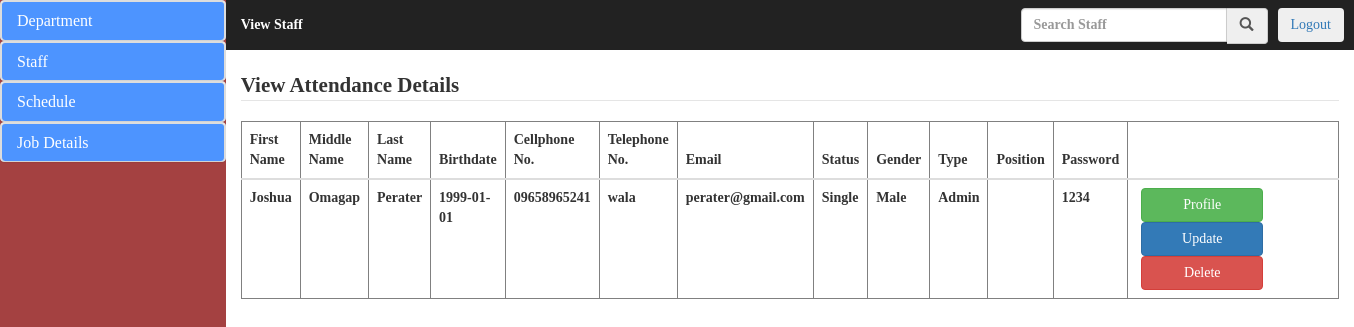
/admin/search_view_staff.php (signed in), run on an earlier commit of the app's database.
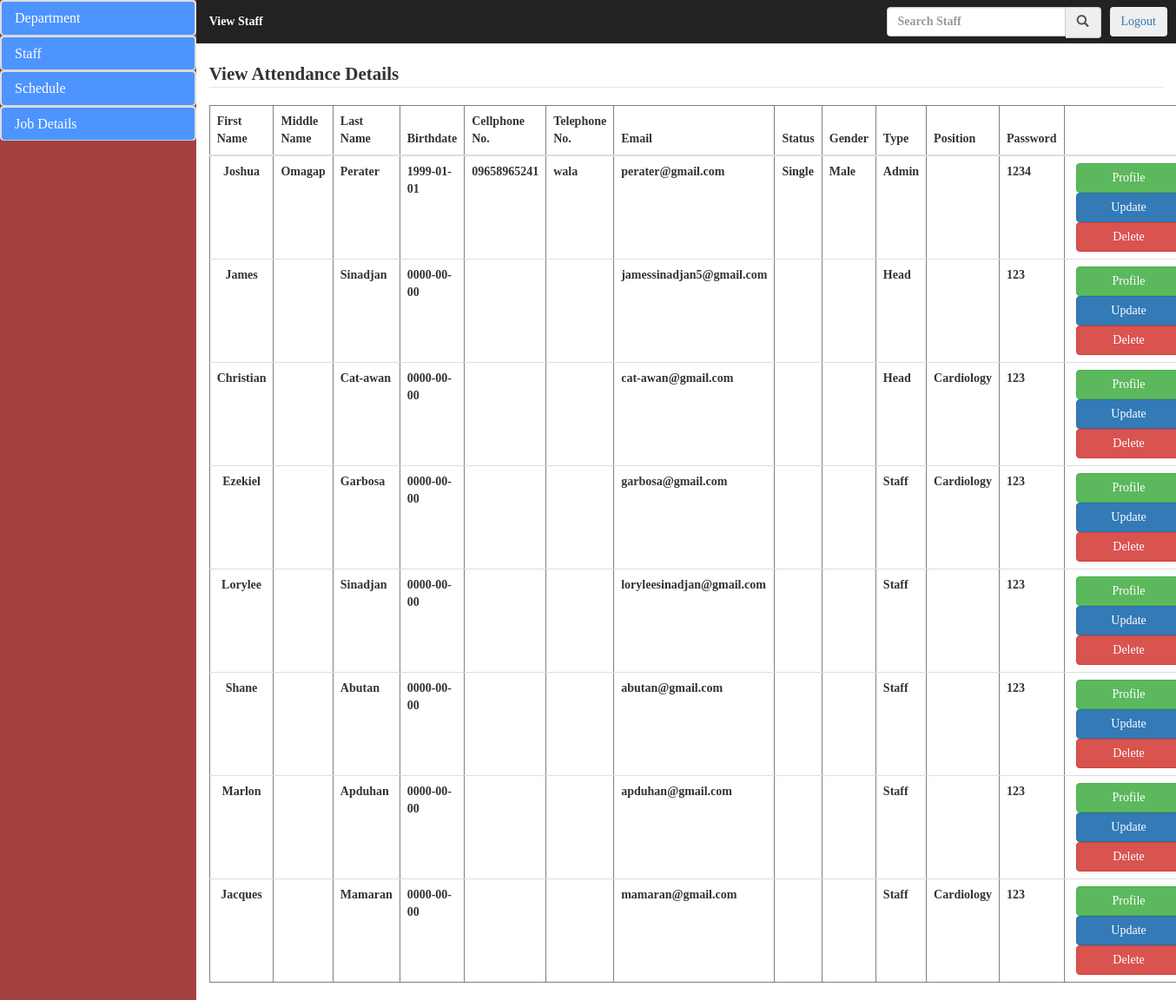
And on a later commit of the database.
### tables this page shows
CREATE TABLE `staff` (
  `staff_id` bigint(20) NOT NULL,
  `fname` varchar(50) NOT NULL,
  `mname` varchar(50) DEFAULT NULL,
  `lname` varchar(50) NOT NULL,
  `birthdate` date NOT NULL,
  `cellnum` varchar(50) NOT NULL,
  `telnum` varchar(50) DEFAULT NULL,
  `email` varchar(50) NOT NULL,
  `status` varchar(50) NOT NULL,
  `gender` varchar(50) NOT NULL,
  `type` varchar(50) NOT NULL,
  `department` varchar(50) NOT NULL,
  `password` varchar(50) NOT NULL
);

### admin/search_view_staff.php (the view, shortened to what this page needs)
<!DOCTYPE html>
<html lang="en">
<head>
	  <link rel="stylesheet" href="bootstrap/css/bootstrap.css">
	 <link rel="stylesheet" href="css/styletry.css">
</head>
<body>
	<div class="col-sm-2 sidebar">
		<div class="panel-group">
								<div class="panel panel-default">
									<div class="panel panel-heading">
										<h4 class="panel-title"><a href="#collapse1" data-toggle="collapse">Department</a></h4>
									</div>
								</div>
							</div>
							<div class="panel-group">
								<div class="panel panel-default">
									<div class="panel panel-heading">
										<h4 class="panel-title"><a href="#collapse2" data-toggle="collapse">Staff</a></h4>
									</div>
								</div>
							</div>
							<div class="panel-group">
								<div class="panel panel-default">
									<div class="panel panel-heading">
										<h4 class="panel-title"><a href="#collapse4" data-toggle="collapse">Schedule</a></h4>
									</div>
								</div>
							</div>
							<div class="panel-group">
								<div class="panel panel-default">
									<div class="panel panel-heading">
										<h4 class="panel-title"><a href="#collapse5" data-toggle="collapse">Job Details</a></h4>
									</div>
								</div>
							</div>
	</div>
	<div class="col-sm-10 content">
		<div class="col-sm-12" style="padding: 0;">
			 <nav class="navbar navbar-inverse">
			 	 <div class="container-fluid" style="padding-left: 0;">
			 	 	<ul class="nav navbar-nav">
			 	 		 <li><a href="#" style="color: white;">View Staff</a></li>
			 	 	</ul>
			 	 	<div class="nav navbar-right nav-btn"><button class="btn"><a href="../user/index.php?logout='1'" style="text-decoration-style: none;">Logout</a></button></div>
			 	 	<ul class="nav navbar-right nav-btn">
				 	 	<div class="input-group">
							<form action="search_view_staff.php">
								 <div class="input-group">
									  <input type="text" class="form-control" placeholder="Search Staff" aria-describedby="basic-addon1" name="search">
									  <span class="input-group-addon" id="basic-addon1" style="padding: 0;"><button class="btn" type="submit" name="send"><i class="glyphicon glyphicon-search"></i></button></span>
								</div>
							</form>
						</div>
					</ul>
			 	 </div>
			 </nav>
		</div>
		<div class="col-sm-12 haha"><legend> View Attendance Details</legend></div>
			 		<div class="col-sm-12">
			 			<?php
								  include_once("connection.php");
								  $sql = "SELECT * FROM staff where fname like '$search%' or mname like '$search%' or lname like '$search%'";
								  $result = mysqli_query($connect,$sql);
								  if(mysqli_num_rows($result) > 0){
									  echo "<table class='table' border='1'>";
									  echo "<thead>
												<tr>
													<th>First Name</th>
													<th>Middle Name</th>
													<th>Last Name</th>
													<th>Birthdate</th>
													<th>Cellphone No.</th>
													<th>Telephone No.</th>
													<th>Email</th>
													<th>Status</th>
													<th>Gender</th>
													<th>Type</th>
													<th>Position</th>
													<th>Password</th>
													<th></th>
												</tr>
											</thead>";
									  echo "<tbody>";
								     while($row = mysqli_fetch_assoc($result)){
									       echo "<tr><td style='text-align:center;'>".
												 $row['fname'].
												"</td><td>".
												$row['mname'].
												"</td><td>".
												$row['lname'].
												"</td><td>".
												$row['birthdate'].
												"</td><td>".
												$row['cellnum'].
												"</td><td>".
												 $row['telnum'].
												"</td><td>".
												 $row['email'].
												"</td><td>".
												$row['status'].
												"</td><td>".
												$row['gender'].
												"</td><td>".
												$row['type'].
												"</td><td>".
												$row['department'].
												"</td><td>".
												$row['password'].
												 "</td>
												 <td>
													<a href='../user/about_me.php?id=".$row['staff_id']."'>
												      <button class='btn btn-success'>Profile</button>
													</a>
												    <a href='Update_staff.php?id=".$row['staff_id']."'>
												      <button class='btn btn-primary'>Update</button>
													</a>
													<a href='action/staff_delete.php?id=".$row['staff_id']."'>
													  <button class='btn btn-danger'>Delete</button>
													</a>
												 </td>
												 </tr>";
									 }
									 echo "</tbody>";
								  }
								?>
					  	</div>
	</div>
</body>
</html>

What changed in the data, as far as the page shows it:
added staff: fname "James", lname "Sinadjan", birthdate "0000-00-00", email "jamessinadjan5@gmail.com", type "Head", password "123"
added staff: fname "Christian", lname "Cat-awan", birthdate "0000-00-00", email "cat-awan@gmail.com", type "Head", department "Cardiology", password "123"
added staff: fname "Ezekiel", lname "Garbosa", birthdate "0000-00-00", email "garbosa@gmail.com", type "Staff", department "Cardiology", password "123"
added staff: fname "Lorylee", lname "Sinadjan", birthdate "0000-00-00", email "loryleesinadjan@gmail.com", type "Staff", password "123"
added staff: fname "Shane", lname "Abutan", birthdate "0000-00-00", email "abutan@gmail.com", type "Staff", password "123"
added staff: fname "Marlon", lname "Apduhan", birthdate "0000-00-00", email "apduhan@gmail.com", type "Staff", password "123"
added staff: fname "Jacques", lname "Mamaran", birthdate "0000-00-00", email "mamaran@gmail.com", type "Staff", department "Cardiology", password "123"
